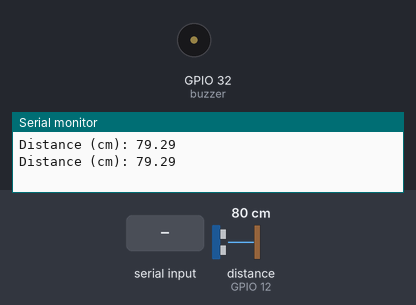
A sketch run on a simulated ESP32. Shown: buzzer (waves = sounding, pin HIGH), the last lines printed to the serial monitor. Wiring (inferred from the names in the program): ultrasonic range finder: trigger GPIO 4; echo GPIO 12. The test bench sets the inputs (shaded band); at power-on: distance to the obstacle (sensor on GPIO 12) 80 cm. The echo pulse lasts 58.3 µs per cm; nothing arrives over Bluetooth unless stated; pins used as bus, display or sensor lines are not drawn.

Above: at 1.8 s.
1.9 s: "90,45\n" received over the second serial link
At 4.2 s:
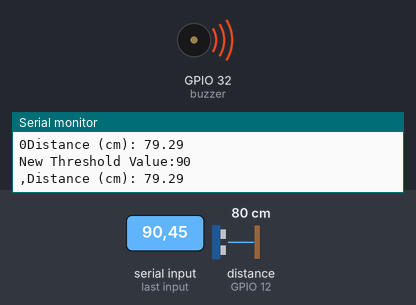
4.5 s: "30,150\n" received over the second serial link
At 8.4 s:
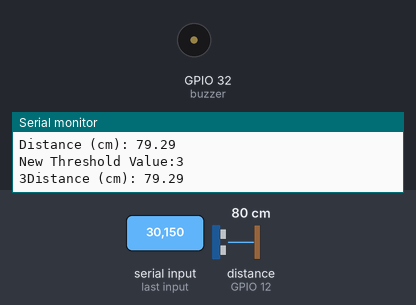
8.6 s: distance to the obstacle (sensor on GPIO 12) set to 34 cm
10.2 s: distance to the obstacle (sensor on GPIO 12) set to 28 cm
At 11.7 s:
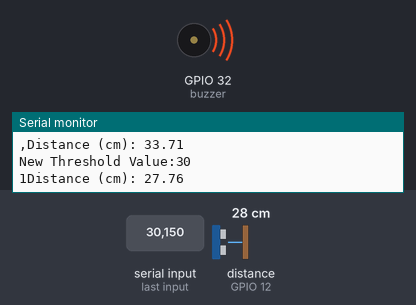
Timing chart, 0 to 13.2 s (numbered marks = the images above; inputs shaded):
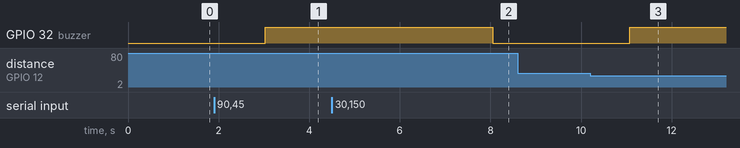

Measured:
- the behaviour switches between 31 and 30 cm on distance to the obstacle (sensor on GPIO 12) (found by bisection; images 2 and 3)
- after the input at 1.9 s, GPIO 32 (buzzer): LOW → HIGH after 1.1 s
- after the input at 4.5 s, GPIO 32 (buzzer): HIGH → LOW after 3.6 s
- after the input at 10.2 s, GPIO 32 (buzzer): LOW → HIGH after 0.87 s

The sketch:

sketch_nov08c.ino
```cpp
#include "BluetoothSerial.h"
const int trigPin = 4;
const int echoPin = 12;
int buzzer = 32;

int range = 10;
#define SOUND_SPEED 0.034
#define CM_TO_INCH 0.393701

long duration;
float distanceCm;
float distanceInch;
String message = "";
char incomingChar;
BluetoothSerial SerialBT;
void setup() {
  Serial.begin(9600);
  pinMode(trigPin, OUTPUT);
  pinMode(echoPin, INPUT);
   pinMode(buzzer, OUTPUT);
  SerialBT.begin("ESP32test"); //Bluetooth device name
  Serial.println("The device started, now you can pair it with bluetooth!");
}

void loop() {
  // Clears the trigPin
  digitalWrite(trigPin, LOW);
  digitalWrite(buzzer,LOW);
  delayMicroseconds(2);

  digitalWrite(trigPin, HIGH);
  delayMicroseconds(10);
  digitalWrite(trigPin, LOW);
  duration = pulseIn(echoPin, HIGH);
  SerialBT.print("Distance (cm): ");
  SerialBT.println(distanceCm);
  distanceCm = duration * SOUND_SPEED/2;

  if (SerialBT.available()){
    char incomingChar = SerialBT.read();
    if (incomingChar != '\n'){
      message += String(incomingChar);
      range = message.toInt();
      Serial.print("New Threshold Value:");
      Serial.println(range);
    }
    else{
      message = "";
    }
    Serial.write(incomingChar);
  }

  Serial.print("Distance (cm): ");
  Serial.println(distanceCm);
  if( distanceCm < range ){
    digitalWrite(buzzer,HIGH);
    SerialBT.print("yeah its close\n");

    }
    else SerialBT.print("far mate!\n");

  delay(1000);
}
```
